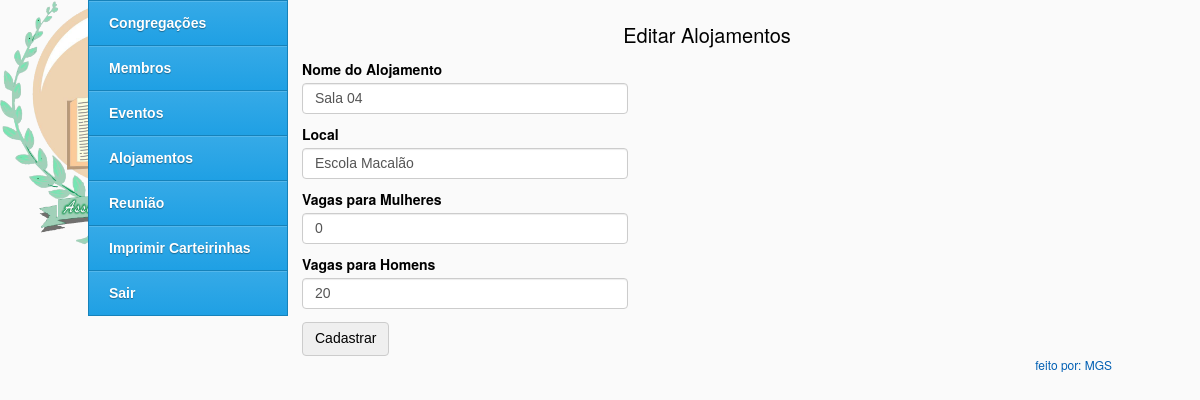
Screenshot of /pages/edit_alojamentos.php?id=1 (signed in) with the database file from the repository.
### tables this page shows
CREATE TABLE `alojamentos` (
  `id` int(11) NOT NULL AUTO_INCREMENT,
  `nome` varchar(255) NOT NULL,
  `local` varchar(255) NOT NULL,
  `VagasFem` int(255) NOT NULL,
  `VagasMasc` int(255) NOT NULL,
  PRIMARY KEY (`id`)
);

### pages/edit_alojamentos.php (the view, shortened to what this page needs)
<!DOCTYPE html PUBLIC "-//W3C//DTD XHTML 1.0 Transitional//EN" "http://www.w3.org/TR/xhtml1/DTD/xhtml1-transitional.dtd">
<html>
<head>
    <link rel="stylesheet" href="../css/style.css"/>
</head>
<body>
<div id="box">
	<div id="corpo">
        <div id="conteudo">
            <?php
                if(isset($_GET)){
                    $id = (int)$_GET['id'];
                    $ed = mysql_query("SELECT * FROM alojamentos WHERE id = '$id'");
                    $resultado = mysql_fetch_array($ed);
                }
            ?>
            <form method="post" enctype="multipart/form-data" id="formulario">
                <legend>Editar Alojamentos</legend>
                <fieldset>
                    <label>
                        <span>Nome do Alojamento</span>
                        <input type="text" name="nome" value="<? echo $resultado['nome'];?>" />
                    </label>
                    <label>
                        <span>Local</span>
                        <input type="text" name="local" value="<? echo $resultado['local'];?>" />
                    </label>
                    <label>
                        <span>Vagas para Mulheres</span>
                        <input type="text" name="VagasFem" value="<? echo $resultado['VagasFem'];?>" />
                    </label>
                    <label>
                        <span>Vagas para Homens</span>
                        <input type="text" name="VagasMasc" value="<? echo $resultado['VagasMasc'];?>" />
                    </label>
                    <input type="submit" value="Cadastrar" id="btn-submit" />
                </fieldset>
            </form>
        </div>
    <?php include("menu.php");?>
	</div>
    <div id="footer" style="float:right;">
        <a href="pages/contact.php">feito por: MGS</a>
    </div>
</div>
</body>
</html>

### css/style.css (style rules this page uses)
* { margin: 0; padding: 0; }
#box { width: 1024px; margin: 0 auto; }
body { font-family: "Helvetica Neue",Helvetica,Arial; background: url('../images/logo%20igreja.png') #fafafa no-repeat left top; background-size: 250px ; }
#conteudo { width:810px; float: right; margin-top:0; padding-top:10px; }
#Login fieldset, #conteudo form fieldset { border:0; }
#Login span, #conteudo form span, .simplemodal-container span, .simplemodal-wrap span { display: block; font-family: "Helvetica Neue",Helvetica,Arial; font-size: 14px; font-weight: bold; margin-bottom: 4px; margin-top: 10px; }
#Login input[type=text], #Login input[type=password], #conteudo form input[type=text], .simplemodal-container input[type=text], .simplemodal-wrap input[type=text], #pass { border: 1px solid #ccc; border-radius: 4px; box-shadow: 0 1px 1px rgba(0, 0, 0, 0.075) inset; color: #555; display: block; font-size: 14px; height: 17px; line-height: 1.42857; padding: 6px 12px; transition: border-color 0.15s ease-in-out 0s, box-shadow 0.15s ease-in-out 0s; width:300px; }
#conteudo form label { display: block; margin-bottom: 3px; }
#Login legend, #conteudo legend { font-size: 20px; font-family: "Helvetica Neue",Helvetica,Arial; text-align: center; margin-top:10px; }
#btn-submit { -moz-user-select: none; background-image: none; border:1px solid #ccc; border-radius: 4px; cursor: pointer; display: inline-block; font-size: 14px; font-weight: 400; line-height: 1.42857; margin-bottom: 0; padding: 6px 12px; text-align: center; vertical-align: middle; white-space: nowrap; margin-top:10px; }
#footer a { text-decoration: none; color:#005fb3; font-size:12px; }

### rows the page displays
alojamentos: nome "Sala 04", local "Escola Macalão", VagasFem "0", VagasMasc "20"
